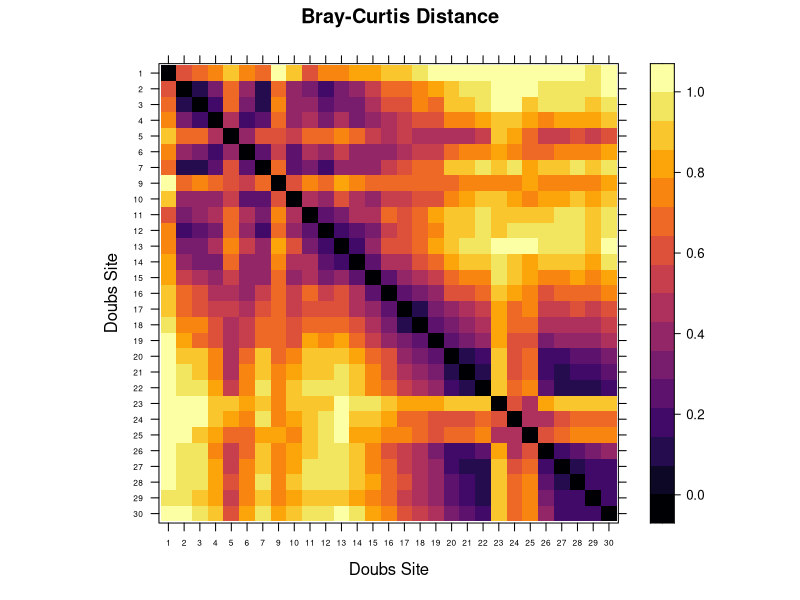
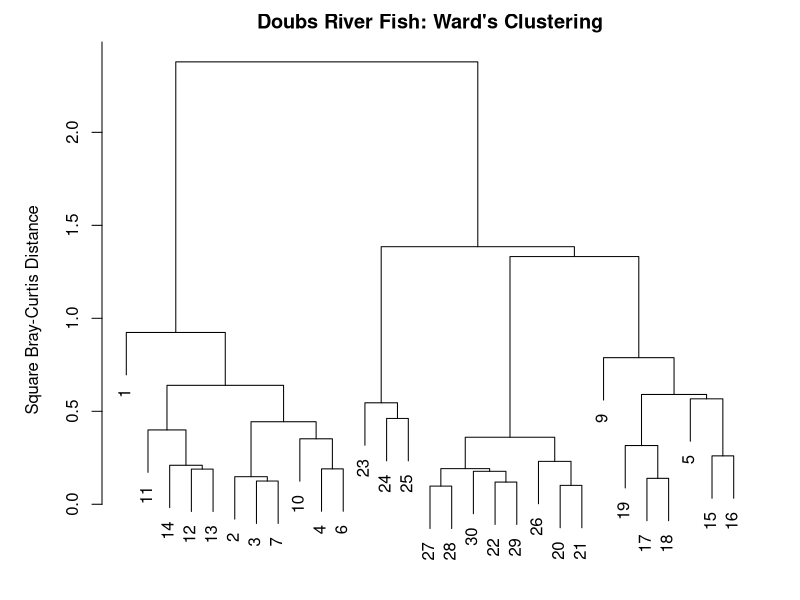
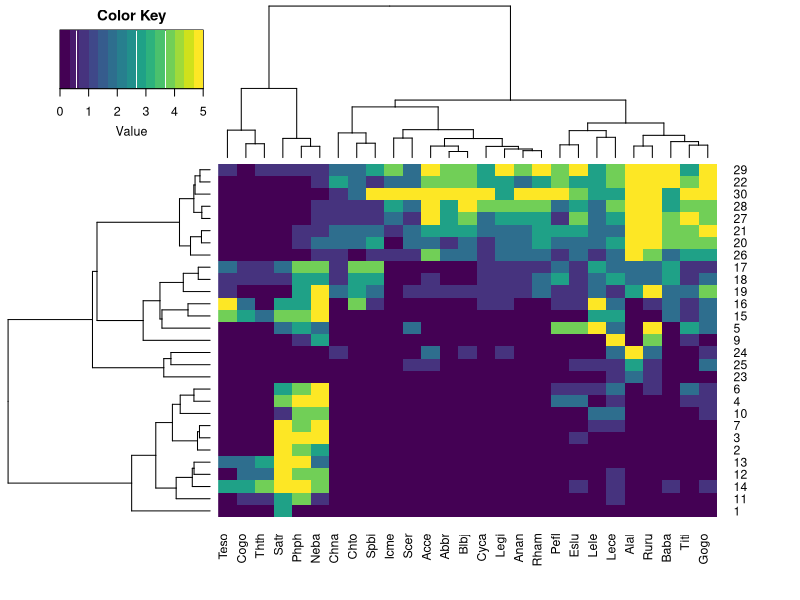
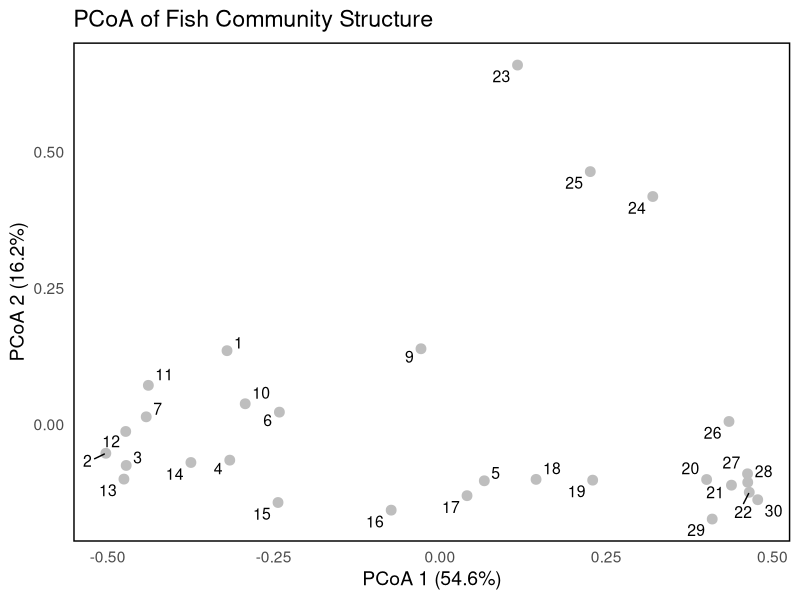
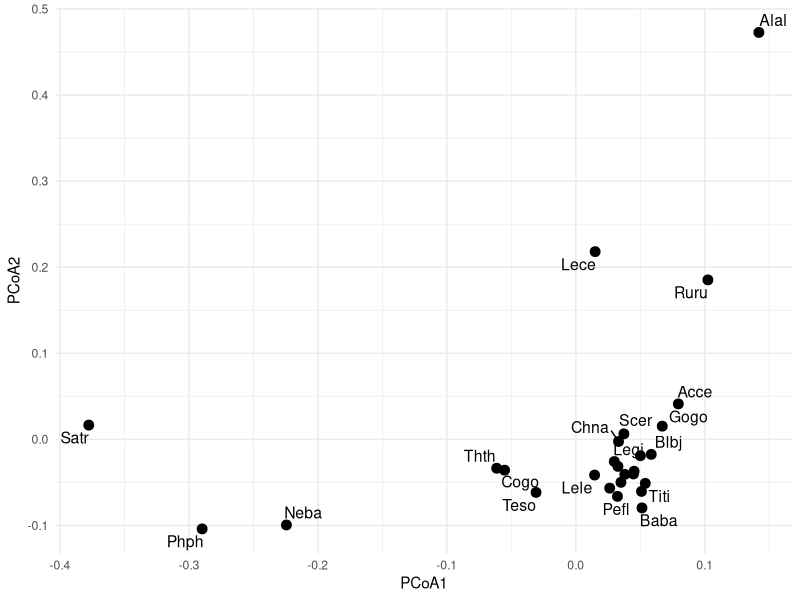

Write R code to recreate these figures, in order.
## ---- chunk 1

getwd()

library(vegan)
library(ade4)
## ---- chunk 2
# note, please do not print the dataset when submitting
data(doubs)

str(doubs)

env<-doubs$env

fish<-doubs$fish


str(env)
str(fish)

ncol(fish)

## ---- chunk 3

beta.w <- function(site.by.species = "") {
  SbyS.pa <- decostand(site.by.species, method = "pa")  # Convert to presence-absence
  S <- ncol(SbyS.pa[, which(colSums(SbyS.pa) > 0)])     # Number of species in the region
  a.bar <- mean(specnumber(SbyS.pa))                    # Average richness at each site
  b.w <- round(S / a.bar - 1, 3)                        # Compute beta-diversity 
  return(b.w)
}



beta_div <- beta.w(fish)
beta_div

#-------------pairwise beta-diversity------------


beta.w <- function(site.by.species = "", sitenum1 = "", sitenum2 = "", pairwise = FALSE) {
  
  if (pairwise == TRUE) {
    if (sitenum1 == "" | sitenum2 == "") {
      print("Error: please specify sites to compare")
      return(NA)
    }
    
    site1 <- site.by.species[sitenum1,]
    site2 <- site.by.species[sitenum2,]
    
    site1 <- subset(site1, select = site1 > 0)  # Remove absences
    site2 <- subset(site2, select = site2 > 0)  # Remove absences
    
    gamma <- union(colnames(site1), colnames(site2))  # Gamma richness
    S <- length(gamma)
    a.bar <- mean(c(specnumber(site1), specnumber(site2)))  # Mean sample richness
    
    b.w <- round(S / a.bar - 1, 3)
    return(b.w)
  } 
  else {
    SbyS.pa <- decostand(site.by.species, method = "pa")  # Convert to presence-absence
    S <- ncol(SbyS.pa[, which(colSums(SbyS.pa) > 0)])     # Number of species in the region
    a.bar <- mean(specnumber(SbyS.pa))                    # Average richness at each site
    b.w <- round(S / a.bar - 1, 3)                        # Compute betadiversity  
    return(b.w)
  }
}


#calculations pairwise beta-diversity


beta_A <- beta.w(fish, sitenum1 = 1, sitenum2 = 2, pairwise = TRUE)
beta_B<-beta.w(fish, sitenum1 = 1, sitenum2 = 10, pairwise = TRUE)

beta_A
beta_B
## ---- chunk 4


fish <- doubs$fish
fish <- fish[-8, ] #Removes site 8 from data

#Calculate Jaccard
fish.dj <- vegdist(fish, method = "jaccard", binary = TRUE)
new.fish.dj <- vegdist(fish, method = "jaccard", binary = TRUE, upper = TRUE, diag = TRUE)
#Calculate Bray-Curtis
fish.db <- vegdist(fish, method = "bray")

#Calculate Sørensen
fish.ds <- vegdist(fish, method = "bray", binary = TRUE)
full.fish.ds <- vegdist(fish, method = "bray", binary = TRUE, upper = TRUE, diag = TRUE)


fish.db






## ---- chunk 5

# Order of Sites
library(gplots)
library(viridis)
order <- rev(attr(fish.db, "Labels"))

# Heatmap
levelplot(as.matrix(fish.db)[,order], aspect = "iso", col.regions = inferno, 
          xlab = "Doubs Site", ylab = "Doubs Site", scales = list(cex = 0.5), 
          main = "Bray-Curtis Distance")









## ---- chunk 6

# Cluster Analysis
fish.ward <- hclust(fish.db, method = "ward.D2")


#Plot for Cluster
par(mar = c(1,5,2,2) + 0.1)
plot(fish.ward, main = "Doubs River Fish: Ward's Clustering", ylab = "Square Bray-Curtis Distance")

gplots::heatmap.2(as.matrix(fish),
                 distfun = function(x) vegdist(x, method = "bray"),
                 hclustfun = function(x) hclust(x, method = "ward.D2"),
                 col = viridis, trace = "none", density.info = "none")








## ---- chunk 7

fish.pcoa <- cmdscale(fish.db, eig = TRUE, k = 3)

explainvar1 <- round(fish.pcoa$eig[1]/sum(fish.pcoa$eig), 3) * 100
explainvar2 <- round(fish.pcoa$eig[2]/sum(fish.pcoa$eig), 3) * 100
explainvar3 <- round(fish.pcoa$eig[3]/sum(fish.pcoa$eig), 3) * 100
sum.eig <- sum(explainvar1, explainvar2, explainvar3)

#----------Define Plot Parameters------
library(ggplot2)
library(ggrepel)  # For better text label positioning

# Create a data frame from fish.pcoa
fish_pcoa_df <- data.frame(
  PCoA1 = fish.pcoa$points[,1],
  PCoA2 = fish.pcoa$points[,2],
  Site = row.names(fish.pcoa$points)  # Site labels
)

# Create the plot
ggplot(fish_pcoa_df, aes(x = PCoA1, y = PCoA2, label = Site)) +
  geom_point(size = 3, color = "gray") +  # Plot points
  geom_text_repel(size = 4, max.overlaps = Inf) +  # Fix overlap issue
  labs(
    x = paste("PCoA 1 (", explainvar1, "%)", sep = ""),
    y = paste("PCoA 2 (", explainvar2, "%)", sep = ""),
    title = "PCoA of Fish Community Structure"
  ) +
  theme_minimal(base_size = 14) +  # Clean minimal theme
  theme(
    panel.grid.major = element_blank(),  # Remove major grid
    panel.grid.minor = element_blank(),  # Remove minor grid
    panel.border = element_rect(color = "black", fill = NA, size = 1)  # Add box
  )

#First we calculate the relative abundances of each species at each site
fishREL <- fish 
for(i in 1:nrow(fish)){
  fishREL[i, ] =fish[i, ] / sum(fish[i, ])
}

add.spec.scores.class <- function(ordi,comm,method="cor.scores",multi=1,Rscale=F,scaling="1") {
    ordiscores <- scores(ordi,display="sites")
    n <- ncol(comm)
    p <- ncol(ordiscores)
    specscores <- array(NA,dim=c(n,p))
    rownames(specscores) <- colnames(comm)
    colnames(specscores) <- colnames(ordiscores)
    if (method == "cor.scores") {
      for (i in 1:n) {
        for (j in 1:p) {specscores[i,j] <- cor(comm[,i],ordiscores[,j],method="pearson")}
      }
    }
    if (method == "wa.scores") {specscores <- wascores(ordiscores,comm)}
    if (method == "pcoa.scores") {
      rownames(ordiscores) <- rownames(comm)
      eigenv <- ordi$eig
      accounted <- sum(eigenv)
      tot <- 2*(accounted/ordi$GOF[2])-(accounted/ordi$GOF[1])
      eigen.var <- eigenv/(nrow(comm)-1)
      neg <- length(eigenv[eigenv<0])
      pos <- length(eigenv[eigenv>0])
      tot <- tot/(nrow(comm)-1)
      eigen.percen <- 100*eigen.var/tot
      eigen.cumpercen <- cumsum(eigen.percen)
      constant <- ((nrow(comm)-1)*tot)^0.25
      ordiscores <- ordiscores * (nrow(comm)-1)^-0.5 * tot^-0.5 * constant
      p1 <- min(p, pos)
      for (i in 1:n) {
        for (j in 1:p1) {
          specscores[i,j] <- cor(comm[,i],ordiscores[,j])*sd(comm[,i])/sd(ordiscores[,j])
          if(is.na(specscores[i,j])) {specscores[i,j]<-0}
        }
      }
      if (Rscale==T && scaling=="2") {
        percen <- eigen.var/tot
        percen <- percen^0.5
        ordiscores <- sweep(ordiscores,2,percen,"/")   
        specscores <- sweep(specscores,2,percen,"*")
      }
      if (Rscale==F) {
        specscores <- specscores / constant
        ordiscores <- ordi$points
      }        
      ordi$points <- ordiscores
      ordi$eig <- eigen.var
      ordi$eig.percen <- eigen.percen
      ordi$eig.cumpercen <- eigen.cumpercen
      ordi$eigen.total <- tot
      ordi$R.constant <- constant
      ordi$Rscale <- Rscale
      ordi$scaling <- scaling
    }
    specscores <- specscores * multi    
    ordi$cproj <- specscores
    return(ordi)
  }


#species scores based ont he relative abundance of different species 


library(vegan)

fish.pcoa <- add.spec.scores.class(fish.pcoa,fishREL, method = "pcoa.scores")

# Convert species projections into a data frame
species_proj <- data.frame(
  PCoA1 = fish.pcoa$cproj[,1],
  PCoA2 = fish.pcoa$cproj[,2],
  Label = row.names(fish.pcoa$cproj)
)


# Plot species projections
ggplot(species_proj, aes(x = PCoA1, y = PCoA2)) +
  geom_point(color = "black", size = 3) +
  geom_text_repel(aes(label = Label), size = 4) +
  theme_minimal()



## ---- chunk 8

spe.corr <- add.spec.scores.class(fish.pcoa, fishREL, method = "cor.scores")$cproj
corrcut <- 0.7 #user defined cutoff
imp.spp <- spe.corr[abs(spe.corr[,1]) >= corrcut | abs(spe.corr[,2]) >= corrcut, ]

#Permutation test for Spcies Abundances Acros Axes
fit <- envfit(fish.pcoa, fishREL, perm = 999)
fit

#Create "Factors" vector

quality <- c(rep("HQ", 13), rep("MQ", 5), rep("LQ", 6), rep("MQ", 5))
#Run PERMANOVA with adonis function

adonis2(fish ~ quality, method = "bray", permutations = 999)
